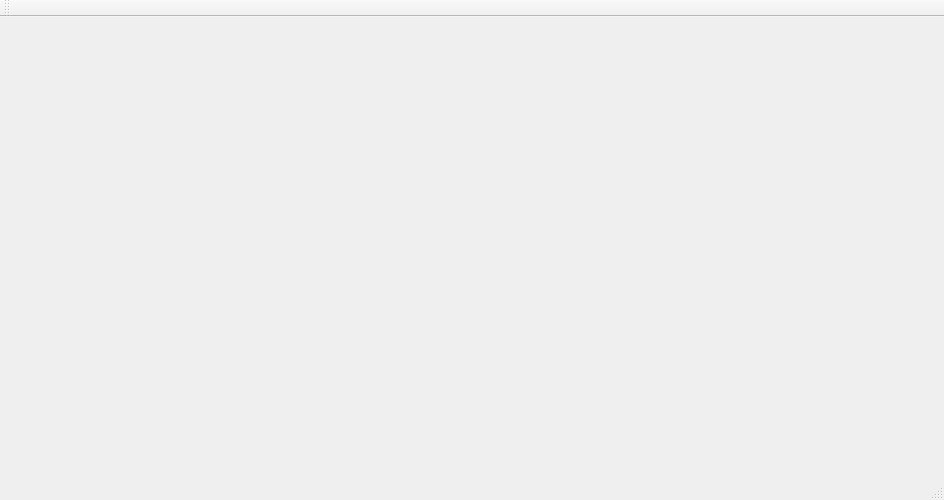
<?xml version="1.0" encoding="UTF-8"?>
<ui version="4.0">
 <class>MainWindow</class>
 <widget class="QMainWindow" name="MainWindow">
  <property name="geometry">
   <rect>
    <x>0</x>
    <y>0</y>
    <width>944</width>
    <height>500</height>
   </rect>
  </property>
  <property name="windowTitle">
   <string>MainWindow</string>
  </property>
  <widget class="QWidget" name="centralWidget"/>
  <widget class="QMenuBar" name="menuBar">
   <property name="geometry">
    <rect>
     <x>0</x>
     <y>0</y>
     <width>944</width>
     <height>24</height>
    </rect>
   </property>
  </widget>
  <widget class="QToolBar" name="mainToolBar">
   <attribute name="toolBarArea">
    <enum>TopToolBarArea</enum>
   </attribute>
   <attribute name="toolBarBreak">
    <bool>false</bool>
   </attribute>
  </widget>
  <widget class="QStatusBar" name="statusBar"/>
 </widget>
 <layoutdefault spacing="6" margin="11"/>
 <resources/>
 <connections/>
</ui>
